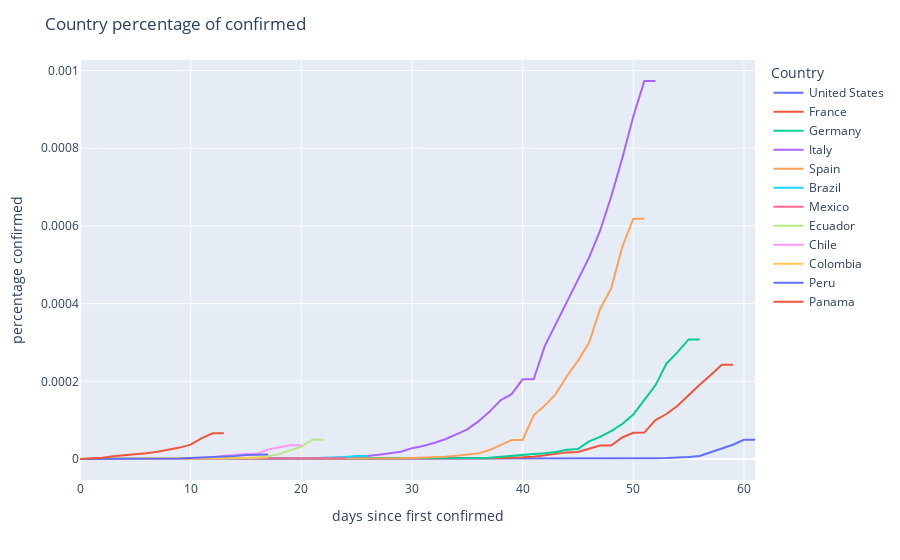

The notebook cell this image was saved under:
### Code cell
fig = px.line(df_prin, x="days_since_start", y="percentage", color='Country')
fig.update_layout(title='Country percentage of confirmed',
                   xaxis_title='days since first confirmed',
                   yaxis_title='percentage confirmed',
                 )
fig.show()

### Figure 1 — Plotly figure (JSON) as saved in the notebook; plotly's stock layout.template omitted (floating-point values rounded to 4 significant figures)
{"data": [{"hoverlabel": {"namelength": 0}, "hovertemplate": "Country=United States<br>days_since_start=%{x}<br>percentage=%{y}", "legendgroup": "United States", "line": {"color": "#636efa", "dash": "solid"}, "mode": "lines", "name": "United States", "showlegend": true, "type": "scatter", "x": [0, 1, 2, 3, 4, 5, 6, 7, 8, 9, 10, 11, 12, 13, 14, 15, 16, 17, 18, 19, 20, 21, 22, 23, 24, 25, 26, 27, 28, 29, 30, 31, 32, 33, 34, 35, 36, 37, 38, 39, 40, 41, 42, 43, 44, 45, 46, 47, 48, 49, 50, 51, 52, 53, 54, 55, 56, 57, 58, 59, 60, 61], "xaxis": "x", "y": [3.132e-09, 3.132e-09, 3.132e-09, 3.132e-09, 3.132e-09, 3.132e-09, 3.132e-09, 3.132e-09, 3.132e-09, 6.265e-09, 6.265e-09, 6.265e-09, 6.265e-09, 6.265e-09, 6.265e-09, 6.265e-09, 6.265e-09, 6.265e-09, 6.265e-09, 6.265e-09, 6.265e-09, 6.265e-09, 6.265e-09, 6.265e-09, 6.265e-09, 6.265e-09, 6.265e-09, 6.265e-09, 6.265e-09, 6.265e-09, 6.265e-09, 6.265e-09, 6.265e-09, 1.128e-07, 1.128e-07, 1.316e-07, 1.316e-07, 1.378e-07, 1.378e-07, 1.378e-07, 1.41e-07, 1.41e-07, 1.41e-07, 1.597e-07, 1.817e-07, 2.224e-07, 2.6e-07, 3.07e-07, 8.363e-07, 1.146e-06, 1.384e-06, 1.779e-06, 1.792e-06, 2.293e-06, 3.029e-06, 5.344e-06, 7.815e-06, 1.68e-05, 2.603e-05, 3.668e-05, 4.947e-05, 4.947e-05], "yaxis": "y"}, {"hoverlabel": {"namelength": 0}, "hovertemplate": "Country=France<br>days_since_start=%{x}<br>percentage=%{y}", "legendgroup": "France", "line": {"color": "#EF553B", "dash": "solid"}, "mode": "lines", "name": "France", "showlegend": true, "type": "scatter", "x": [0, 1, 2, 3, 4, 5, 6, 7, 8, 9, 10, 11, 12, 13, 14, 15, 16, 17, 18, 19, 20, 21, 22, 23, 24, 25, 26, 27, 28, 29, 30, 31, 32, 33, 34, 35, 36, 37, 38, 39, 40, 41, 42, 43, 44, 45, 46, 47, 48, 49, 50, 51, 52, 53, 54, 55, 56, 57, 58, 59], "xaxis": "x", "y": [3.027e-08, 4.54e-08, 4.54e-08, 4.54e-08, 6.053e-08, 7.567e-08, 7.567e-08, 7.567e-08, 9.08e-08, 9.08e-08, 9.08e-08, 9.08e-08, 9.08e-08, 9.08e-08, 9.08e-08, 1.665e-07, 1.665e-07, 1.665e-07, 1.665e-07, 1.665e-07, 1.665e-07, 1.665e-07, 1.816e-07, 1.816e-07, 1.816e-07, 1.816e-07, 1.816e-07, 1.816e-07, 1.816e-07, 1.816e-07, 1.816e-07, 1.816e-07, 2.119e-07, 2.724e-07, 5.751e-07, 8.626e-07, 1.513e-06, 1.967e-06, 2.891e-06, 3.087e-06, 4.313e-06, 5.705e-06, 9.882e-06, 1.436e-05, 1.704e-05, 1.83e-05, 2.7e-05, 3.452e-05, 3.452e-05, 5.54e-05, 6.763e-05, 6.809e-05, 0.0001004, 0.0001158, 0.0001369, 0.0001645, 0.0001909, 0.0002161, 0.0002424, 0.0002424], "yaxis": "y"}, {"hoverlabel": {"namelength": 0}, "hovertemplate": "Country=Germany<br>days_since_start=%{x}<br>percentage=%{y}", "legendgroup": "Germany", "line": {"color": "#00cc96", "dash": "solid"}, "mode": "lines", "name": "Germany", "showlegend": true, "type": "scatter", "x": [0, 1, 2, 3, 4, 5, 6, 7, 8, 9, 10, 11, 12, 13, 14, 15, 16, 17, 18, 19, 20, 21, 22, 23, 24, 25, 26, 27, 28, 29, 30, 31, 32, 33, 34, 35, 36, 37, 38, 39, 40, 41, 42, 43, 44, 45, 46, 47, 48, 49, 50, 51, 52, 53, 54, 55, 56], "xaxis": "x", "y": [1.238e-08, 4.952e-08, 4.952e-08, 4.952e-08, 6.189e-08, 9.903e-08, 1.238e-07, 1.485e-07, 1.485e-07, 1.485e-07, 1.485e-07, 1.609e-07, 1.609e-07, 1.733e-07, 1.733e-07, 1.981e-07, 1.981e-07, 1.981e-07, 1.981e-07, 1.981e-07, 1.981e-07, 1.981e-07, 1.981e-07, 1.981e-07, 1.981e-07, 1.981e-07, 1.981e-07, 1.981e-07, 1.981e-07, 2.104e-07, 3.342e-07, 5.694e-07, 5.942e-07, 9.779e-07, 1.609e-06, 1.968e-06, 2.426e-06, 3.243e-06, 5.967e-06, 8.294e-06, 9.891e-06, 1.287e-05, 1.456e-05, 1.804e-05, 2.362e-05, 2.572e-05, 4.549e-05, 5.676e-05, 7.174e-05, 9.002e-05, 0.0001146, 0.0001526, 0.0001896, 0.0002457, 0.000275, 0.0003079, 0.0003079], "yaxis": "y"}, {"hoverlabel": {"namelength": 0}, "hovertemplate": "Country=Italy<br>days_since_start=%{x}<br>percentage=%{y}", "legendgroup": "Italy", "line": {"color": "#ab63fa", "dash": "solid"}, "mode": "lines", "name": "Italy", "showlegend": true, "type": "scatter", "x": [0, 1, 2, 3, 4, 5, 6, 7, 8, 9, 10, 11, 12, 13, 14, 15, 16, 17, 18, 19, 20, 21, 22, 23, 24, 25, 26, 27, 28, 29, 30, 31, 32, 33, 34, 35, 36, 37, 38, 39, 40, 41, 42, 43, 44, 45, 46, 47, 48, 49, 50, 51, 52], "xaxis": "x", "y": [3.291e-08, 3.291e-08, 3.291e-08, 3.291e-08, 3.291e-08, 3.291e-08, 3.291e-08, 4.937e-08, 4.937e-08, 4.937e-08, 4.937e-08, 4.937e-08, 4.937e-08, 4.937e-08, 4.937e-08, 4.937e-08, 4.937e-08, 4.937e-08, 4.937e-08, 4.937e-08, 4.937e-08, 3.291e-07, 1.02e-06, 2.551e-06, 3.768e-06, 5.299e-06, 7.454e-06, 1.078e-05, 1.461e-05, 1.856e-05, 2.788e-05, 3.35e-05, 4.117e-05, 5.083e-05, 6.349e-05, 7.629e-05, 9.681e-05, 0.0001214, 0.0001509, 0.000167, 0.0002051, 0.0002051, 0.0002906, 0.0003482, 0.0004072, 0.0004604, 0.0005185, 0.0005877, 0.0006753, 0.0007738, 0.0008817, 0.0009732, 0.0009732], "yaxis": "y"}, {"hoverlabel": {"namelength": 0}, "hovertemplate": "Country=Spain<br>days_since_start=%{x}<br>percentage=%{y}", "legendgroup": "Spain", "line": {"color": "#FFA15A", "dash": "solid"}, "mode": "lines", "name": "Spain", "showlegend": true, "type": "scatter", "x": [0, 1, 2, 3, 4, 5, 6, 7, 8, 9, 10, 11, 12, 13, 14, 15, 16, 17, 18, 19, 20, 21, 22, 23, 24, 25, 26, 27, 28, 29, 30, 31, 32, 33, 34, 35, 36, 37, 38, 39, 40, 41, 42, 43, 44, 45, 46, 47, 48, 49, 50, 51], "xaxis": "x", "y": [2.15e-08, 2.15e-08, 2.15e-08, 2.15e-08, 2.15e-08, 2.15e-08, 2.15e-08, 2.15e-08, 4.3e-08, 4.3e-08, 4.3e-08, 4.3e-08, 4.3e-08, 4.3e-08, 4.3e-08, 4.3e-08, 4.3e-08, 4.3e-08, 4.3e-08, 4.3e-08, 4.3e-08, 4.3e-08, 4.3e-08, 4.3e-08, 1.29e-07, 2.795e-07, 3.225e-07, 6.881e-07, 9.676e-07, 1.806e-06, 2.58e-06, 3.548e-06, 4.773e-06, 5.569e-06, 8.601e-06, 1.075e-05, 1.447e-05, 2.307e-05, 3.645e-05, 4.896e-05, 4.896e-05, 0.0001125, 0.0001374, 0.0001677, 0.0002138, 0.0002526, 0.0002991, 0.0003862, 0.0004389, 0.0005456, 0.0006186, 0.0006186], "yaxis": "y"}, {"hoverlabel": {"namelength": 0}, "hovertemplate": "Country=Brazil<br>days_since_start=%{x}<br>percentage=%{y}", "legendgroup": "Brazil", "line": {"color": "#19d3f3", "dash": "solid"}, "mode": "lines", "name": "Brazil", "showlegend": true, "type": "scatter", "x": [0, 1, 2, 3, 4, 5, 6, 7, 8, 9, 10, 11, 12, 13, 14, 15, 16, 17, 18, 19, 20, 21, 22, 23, 24, 25, 26], "xaxis": "x", "y": [4.912e-09, 4.912e-09, 4.912e-09, 9.824e-09, 9.824e-09, 9.824e-09, 9.824e-09, 1.965e-08, 1.965e-08, 6.386e-08, 6.386e-08, 9.824e-08, 1.228e-07, 1.523e-07, 1.867e-07, 2.554e-07, 7.417e-07, 7.417e-07, 7.957e-07, 9.824e-07, 1.577e-06, 1.827e-06, 3.05e-06, 3.895e-06, 5.015e-06, 7.825e-06, 7.825e-06], "yaxis": "y"}, {"hoverlabel": {"namelength": 0}, "hovertemplate": "Country=Mexico<br>days_since_start=%{x}<br>percentage=%{y}", "legendgroup": "Mexico", "line": {"color": "#FF6692", "dash": "solid"}, "mode": "lines", "name": "Mexico", "showlegend": true, "type": "scatter", "x": [0, 1, 2, 3, 4, 5, 6, 7, 8, 9, 10, 11, 12, 13, 14, 15, 16, 17, 18, 19, 20, 21, 22, 23, 24], "xaxis": "x", "y": [8.353e-09, 3.341e-08, 4.177e-08, 4.177e-08, 4.177e-08, 4.177e-08, 4.177e-08, 5.012e-08, 5.012e-08, 5.847e-08, 5.847e-08, 5.847e-08, 6.683e-08, 1.002e-07, 1.002e-07, 2.172e-07, 3.425e-07, 4.427e-07, 6.85e-07, 7.769e-07, 9.857e-07, 1.37e-06, 1.696e-06, 2.097e-06, 2.097e-06], "yaxis": "y"}, {"hoverlabel": {"namelength": 0}, "hovertemplate": "Country=Ecuador<br>days_since_start=%{x}<br>percentage=%{y}", "legendgroup": "Ecuador", "line": {"color": "#B6E880", "dash": "solid"}, "mode": "lines", "name": "Ecuador", "showlegend": true, "type": "scatter", "x": [0, 1, 2, 3, 4, 5, 6, 7, 8, 9, 10, 11, 12, 13, 14, 15, 16, 17, 18, 19, 20, 21, 22], "xaxis": "x", "y": [3.776e-07, 3.776e-07, 4.406e-07, 6.294e-07, 8.182e-07, 8.182e-07, 8.182e-07, 8.811e-07, 9.441e-07, 9.441e-07, 1.07e-06, 1.07e-06, 1.07e-06, 1.762e-06, 1.762e-06, 2.329e-06, 3.65e-06, 6.986e-06, 1.252e-05, 2.31e-05, 3.185e-05, 4.966e-05, 4.966e-05], "yaxis": "y"}, {"hoverlabel": {"namelength": 0}, "hovertemplate": "Country=Chile<br>days_since_start=%{x}<br>percentage=%{y}", "legendgroup": "Chile", "line": {"color": "#FF97FF", "dash": "solid"}, "mode": "lines", "name": "Chile", "showlegend": true, "type": "scatter", "x": [0, 1, 2, 3, 4, 5, 6, 7, 8, 9, 10, 11, 12, 13, 14, 15, 16, 17, 18, 19, 20], "xaxis": "x", "y": [5.612e-08, 5.612e-08, 2.245e-07, 2.245e-07, 2.245e-07, 4.49e-07, 4.49e-07, 7.296e-07, 1.291e-06, 1.291e-06, 2.413e-06, 3.423e-06, 4.153e-06, 8.699e-06, 1.128e-05, 1.336e-05, 1.336e-05, 2.436e-05, 3.014e-05, 3.547e-05, 3.547e-05], "yaxis": "y"}, {"hoverlabel": {"namelength": 0}, "hovertemplate": "Country=Colombia<br>days_since_start=%{x}<br>percentage=%{y}", "legendgroup": "Colombia", "line": {"color": "#FECB52", "dash": "solid"}, "mode": "lines", "name": "Colombia", "showlegend": true, "type": "scatter", "x": [0, 1, 2, 3, 4, 5, 6, 7, 8, 9, 10, 11, 12, 13, 14, 15, 16, 17], "xaxis": "x", "y": [2.087e-08, 2.087e-08, 2.087e-08, 2.087e-08, 6.262e-08, 1.879e-07, 1.879e-07, 2.714e-07, 4.592e-07, 7.097e-07, 1.127e-06, 1.357e-06, 1.941e-06, 2.129e-06, 2.672e-06, 4.091e-06, 4.822e-06, 4.822e-06], "yaxis": "y"}, {"hoverlabel": {"namelength": 0}, "hovertemplate": "Country=Peru<br>days_since_start=%{x}<br>percentage=%{y}", "legendgroup": "Peru", "line": {"color": "#636efa", "dash": "solid"}, "mode": "lines", "name": "Peru", "showlegend": true, "type": "scatter", "x": [0, 1, 2, 3, 4, 5, 6, 7, 8, 9, 10, 11, 12, 13, 14, 15, 16, 17], "xaxis": "x", "y": [3.245e-08, 3.245e-08, 1.947e-07, 2.272e-07, 3.57e-07, 3.57e-07, 4.868e-07, 9.087e-07, 1.233e-06, 1.395e-06, 2.791e-06, 3.797e-06, 4.706e-06, 7.594e-06, 7.594e-06, 1.032e-05, 1.178e-05, 1.178e-05], "yaxis": "y"}, {"hoverlabel": {"namelength": 0}, "hovertemplate": "Country=Panama<br>days_since_start=%{x}<br>percentage=%{y}", "legendgroup": "Panama", "line": {"color": "#EF553B", "dash": "solid"}, "mode": "lines", "name": "Panama", "showlegend": true, "type": "scatter", "x": [0, 1, 2, 3, 4, 5, 6, 7, 8, 9, 10, 11, 12, 13], "xaxis": "x", "y": [2.693e-07, 2.154e-06, 2.962e-06, 7.271e-06, 9.695e-06, 1.158e-05, 1.481e-05, 1.858e-05, 2.316e-05, 2.935e-05, 3.689e-05, 5.386e-05, 6.598e-05, 6.598e-05], "yaxis": "y"}], "layout": {"legend": {"title": {"text": "Country"}, "tracegroupgap": 0}, "margin": {"t": 60}, "title": {"text": "Country percentage of confirmed"}, "xaxis": {"anchor": "y", "domain": [0, 1], "title": {"text": "days since first confirmed"}}, "yaxis": {"anchor": "x", "domain": [0, 1], "title": {"text": "percentage confirmed"}}}}
